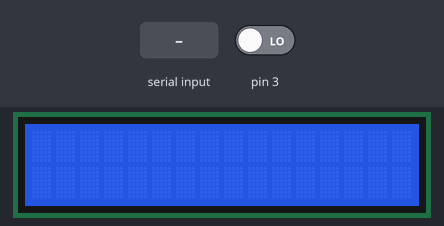
Bench run of a sketch on a simulated Arduino Uno, built with avr-gcc and run on an emulated ATmega328P. Shown: 16×2 character LCD. Inputs (shaded band) come from the test bench; at power-on: pin 3 LOW. What the sketch prints to the serial monitor is not drawn.

Above: at 1.2 s.
1.3 s: "2" received over Serial
At 2.3 s:
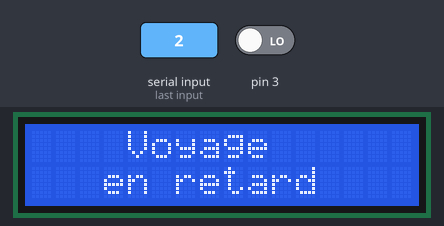
2.8 s: "3" received over Serial
At 5.3 s:
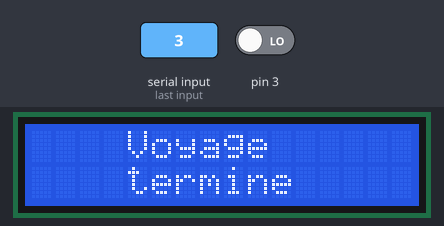
Timing chart, 0 to 6.8 s (numbered marks = the images above; inputs shaded):
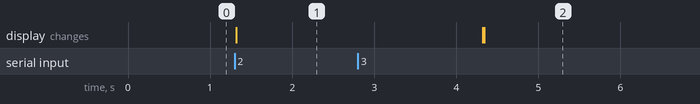

Measured:
- after the input at 1.3 s, the display: changes at once (image 1)
- after the input at 2.8 s, the display: first differs from a run without the input after 1.5 s (image 2)

The sketch:

output.ino
```cpp
#include <Wire.h>
#include <LiquidCrystal_I2C.h>

// Set the LCD address to 0x27 for a 16 chars and 2 line display
LiquidCrystal_I2C lcd(0x27, 16, 2);
char data='0';

void setup()
{
  // initialize the LCD
  lcd.begin();

  // Turn on the blacklight and print a message.
  lcd.backlight();

   Serial.begin(9600);
   pinMode(3,INPUT);

}

void loop()
{
          if((digitalRead(3)==HIGH)&&(data!='1'))
              {
                Serial.write('1');
                data='1';
              }
        else if((digitalRead(3)==LOW)&&(data!='0'))
              {
                Serial.write('0');
                data='0';
              }
       delay(5);
  if (Serial.available())
{
  data=Serial.read();
  if (data=='2')
  {
    // Print the message to the LCD.
    lcd.setCursor(4,0);
    lcd.print("Voyage");
    lcd.setCursor(3,1);
     lcd.print("en retard");
     delay (3000);
     lcd.clear();

  }
 if (data== '3')
  {
    // Print the message to the LCD.

     lcd.setCursor(4,0);
    lcd.print("Voyage");
    lcd.setCursor(4,1);
    lcd.print("termine");
     delay (3000);
     lcd.clear();
  }
}


}
```
